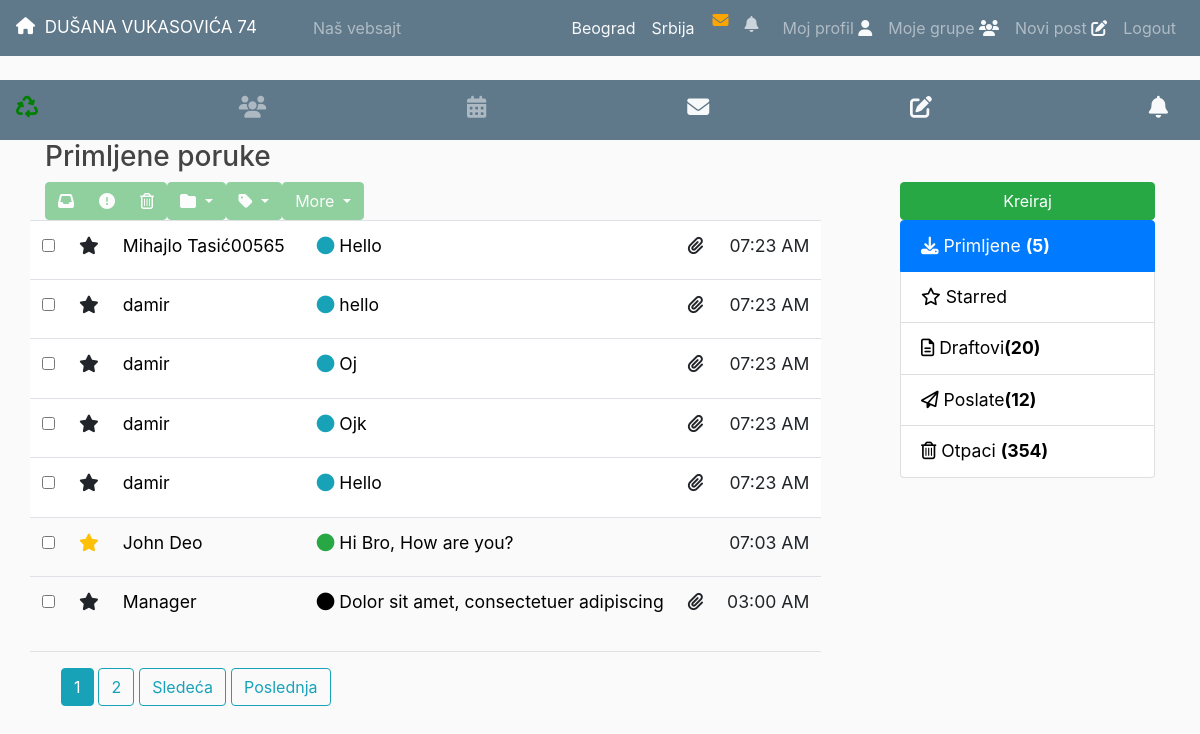
Screenshot of /messages_list/ (signed in) with the database file from the repository.
### users/models.py (models this page shows, shortened)
class Ulaz(models.Model):
    Grad = models.ForeignKey(
        Grad, on_delete=models.SET_NULL, related_name="ulazi", null=True
    )
    Opština = models.ForeignKey(
        Opština, on_delete=models.SET_NULL, related_name="ulazi", null=True
    )
    Ulica_i_broj = models.CharField(max_length=100)
    website = models.URLField(default="https://www.b92.net/")
    papir_box_full = models.BooleanField(default=False)
    cep_box_full = models.BooleanField(default=False)
    cep_box_filled_date = models.FloatField(null=True, blank=True)
    city = models.CharField(max_length=255, default='Belgrade')
    location = PlainLocationField(
        based_fields=['city'], zoom=10, null=True, blank=True
    )
    class Meta:
        verbose_name_plural = "Ulazi"

class CustomUser(AbstractUser):
    username_validator = MyValidator()
    username = models.CharField(
        _('username'),
        max_length=150,
        unique=True,
        help_text=_(
            'Required. 150 characters or fewer.'
            'Letters, digits and @/./ /-/_ only.'
        ),
        validators=[username_validator],
        error_messages={
            'unique': _("A user with that username already exists."),
        },
    )
    is_director = models.BooleanField(default=False)
    Grad = models.CharField(max_length=100)
    Opština = models.CharField(max_length=25)
    Ulica_i_broj = models.CharField(max_length=100)
    Broj_stana = models.CharField(max_length=25)
    Ulaz = models.ForeignKey(
        Ulaz, on_delete=models.CASCADE, null=True, blank=True
    )
    upravnik_id = models.CharField(max_length=25, null=True, blank=True)
    liked_posts = models.ManyToManyField("home.Post", related_name="user_likes")

### messaging/models.py (models this page shows)
class MessageForUpravnik(models.Model):
    sender = models.ForeignKey(CustomUser, on_delete=models.CASCADE, related_name="message_sender", null=True)
    receiver = models.ForeignKey(CustomUser, on_delete=models.CASCADE, related_name="message_receiver", null=True)
    title = models.CharField(max_length=200, null=True)
    content = models.TextField(null=True)
    seen = models.BooleanField(default=False)
    read = models.BooleanField(default=False)

### messaging/views.py (the view)
# urls.py: path('messages_list/', MessageListView.as_view(), name='message-list'),
class MessageListView(ListView):
    template_name = 'messaging/inbox.html'
    context_object_name = 'usr_messages'
    paginate_by = 5
    def get_queryset(self):
        usr_messages = MessageForUpravnik.objects.filter(
            receiver=self.request.user
        )
        MessageNotificationsBucket.empty = True
        return usr_messages
    def get_context_data(self, **kwargs):
        context = super(MessageListView, self).get_context_data(**kwargs)
        context["upravnik"] = Upravnik.objects.get(ulaz=self.request.user.Ulaz)
        context["ulaz"] = self.request.user.Ulaz.Ulica_i_broj
        context["website"] = self.request.user.Ulaz.website
        context['msgs'] = MessageForUpravnik.objects.filter(
            sender=self.request.user
        )
        messages = MessageForUpravnik.objects.filter(
            receiver=self.request.user
        )
        context["user_messages"] = messages
        return context

### messaging/templates/messaging/inbox.html (shortened to what this page needs)
{% extends "messaging/messages.html" %}
{% block messages-inner %}
<div class="panel panel-default m-t-20">
    <div class="panel-body mail-div">
        <table class="table table-hover mails">
            <tbody>
                {% for msg in usr_messages %}
                    <tr style="background-color: white;">
                            <td class="mail-select">
                                <label class="cr-styled">
                                    <input type="checkbox">
                                </label>
                            </td>
                            <td class="mail-rateing">
                                <i class="fa fa-star"></i>
                            </td>
                            <td>
                                 {% if user == msg.sender %}
                        	        <a class="mr-2" href="{% url 'profile' %}">{{ msg.sender.username }}</a>
                        	    {% else %}
                        	        {% if msg.sender == upravnik.user %}
                        	            <a class="mr-2" href="{% url 'manager' %}">{{ msg.sender.username }}</a>
                        	        {% else %}
                        	            <a class="mr-2" href="{% url 'user-profile' msg.sender.id %}">{{ msg.sender.username }}</a>
                        	        {% endif %}
                        	    {% endif %}
                            </td>
                            <td>
                                <a href="{% url 'msg-detail' msg.id %}"><i class="fa fa-circle text-info m-r-15"></i> {{ msg.title }}</a>
                            </td>
                            <td>
                                <i class="fa fa-paperclip"></i>
                            </td>
                            <td class="text-right">
                                07:23 AM
                            </td>
                        </tr>
                {% endfor %}
                <tr>
                    <td class="mail-select">
                        <label class="cr-styled">
                            <input type="checkbox">
                        </label>
                    </td>
                    <td class="mail-rateing">
                        <i class="fa fa-star text-warning"></i>
                    </td>
                    <td>
                        <a href="##email-read.html">John Deo</a>
                    </td>
                    <td>
                        <a href="##email-read.html"><i class="fa fa-circle text-success m-r-15"></i> Hi Bro, How are you?</a>
                    </td>
                    <td>
                    </td>
                    <td class="text-right">
                        07:03 AM
                    </td>
                </tr>
                <tr class="active">
                    <td class="mail-select">
                        <label class="cr-styled">
                            <input type="checkbox">
                        </label>
                    </td>
                    <td class="mail-rateing">
                        <i class="fa fa-star"></i>
                    </td>
                    <td>
                        <a href="#email-read.html">Manager</a>
                    </td>
                    <td>
                        <a href="#email-read.html"><i class="fa fa-circle text-purple m-r-15"></i> Dolor sit amet, consectetuer adipiscing</a>
                    </td>
                    <td>
                        <i class="fa fa-paperclip"></i>
                    </td>
                    <td class="text-right">
                        03:00 AM
                    </td>
                </tr>
            </tbody>
        </table>
        <hr>
    </div>
</div>
{% endblock messages-inner %}

### home/templates/home/base.html (shortened to what this page needs)
<!DOCTYPE html>
<html>
{% load pwa %}
{% load static %}
<head>
    <link rel="stylesheet" href="https://stackpath.bootstrapcdn.com/bootstrap/4.5.2/css/bootstrap.min.css">
    <link rel="stylesheet" href="https://unpkg.com/leaflet@1.6.0/dist/leaflet.css"
/>
    <link href='https://api.mapbox.com/mapbox.js/plugins/leaflet-fullscreen/v1.0.1/leaflet.fullscreen.css' rel='stylesheet' />
    <link rel="stylesheet" type="text/css" href="{% static 'home/main.css' %}">
</head>
{% if user.is_authenticated %}
    <body id="body-auth">
{% else%}
    <body>
{% endif %}
	  <nav class="navbar navbar-expand-md navbar-dark bg-steel fixed-top">
	     {% if user.is_authenticated %}
	         {% if 'papir' in request.path %}
	              <a class="navbar-brand mr-5" href="/" style="font-size: 17px; margin-left: auto;">ZS</a>
	          {% else %}
    	          {% if not user.profile.is_organisation %}
    	              {% if not user.is_director %}
    	                  <a class="navbar-brand mr-5" href="{% url 'app-home' %}" style="font-size: 17px; margin-left: auto;">
    	                      <i class="fas fa-home"style="position: relative; bottom: 1px;"></i>&nbsp; {{ ulaz }}
    	                  </a>
    	              {% else %}
    	                  <a class="navbar-brand mr-5" href="{% url 'app-home' %}" style="font-size: 17px; margin-left: auto;">Početna</a>
    	              {% endif %}
    	          {% endif %}
	         {% endif %}
	      {% else %}
	          <a class="navbar-brand mr-5" href="/" style="font-size: 17px; margin-left: auto;">ZS</a>
	      {% endif %}
	      <div class="collapse navbar-collapse" id="navbarToggle">
    	      <ul class="navbar-nav">
    	          {% if user.is_authenticated %}
    	        	  {% if not user.profile.is_organisation %}
    	                 <li class="nav-item">
    	                    <a class="nav-link" href="{{ website }}">Naš vebsajt</a>
    	                </li>
    	              {% endif %}
    	          {% endif %}
    	     </ul>
    	     <ul id="nav-righ" class="navbar-nav ml-auto">
    	        {% if user.is_authenticated %}
    	        <li class="nav-item text-light">
                      <a href="#" class="text-light nav-link">Beograd</a>
                  </li>
                  <li class="nav-item ">
                      <a href="#" class="text-light nav-link" style="margin-right: 10px;">Srbija</a>
                  </li>
    	        <li id="inbox-item" class="nav-item">
                      <a href="{% url 'message-list' %}"><i id="envelope-icon" class="fas fa-envelope" style="color: orange;"></i></a>
                  </li>
                  <li class="nav-item">
                      <a href="{% url 'event-list' %}">
                    	  <i id="bell-icon" class="fas fa-bell">
                    	  </i>
                	  </a>
                  </li>
    	        	{% if not user.profile.is_organisation %}
        	        	<li class="nav-item">
        	        	    <a class="nav-link" href="{% url 'profile' %}">Moj profil <i class="fas fa-user text-light"></i></a>
        	        	</li>
        	        	<li class="nav-item">
        	        	    <a class="nav-link" href="{% url 'profile' %}">Moje grupe <i class="fas fa-users text-light"></i></a>
        	        	</li>
        	        	{% if not user.is_director %}
            	        	<li class="nav-item">
            	        	 <a class="nav-link" href="{% url 'post-create' %}">Novi post <i class="fas fa-edit text-light"></i></a>
            	        	</li>
            	        {% endif %}
    	        	{% endif %}
    	        	<li class="nav-item">
    	        	    <a class="nav-link" href="{% url 'logout' %}">Logout</a>
    	        	</li>
    	        {% endif %}
    	        </ul>
	        </div>
	  </nav>
	{% if user.is_authenticated %}
	    <ul id="between" class="nav justify-content-between" style="height: 60px; background-color: #5f788a; padding-top: 6px;">
          <li class="nav-item">
            <a class="nav-link" href="{% url 'app-reciklaza' %}"><i class="fas fa-recycle fa-lg"></i><span class="sr-only">(current)</span></a>
          </li>
           <li class="nav-item" style="pointer-events: none; opacity: 0.5;">
            <a class="nav-link" href="#"><i class="fas fa-users fa-lg text-light"></i></a>
          </li>
          <li class="nav-item" style="pointer-events: none; opacity: 0.5;">
            <a class="nav-link" href="#"><i class="fas fa-calendar-alt fa-lg text-light"></i></a>
          </li>
          <li class="nav-item">
            <a class="nav-link" href="{% url 'message-list' %}"><i class="fas fa-envelope fa-lg text-light" onclick="markSeen()"></i></a>
          </li>
          <li class="nav-item">
            <a class="nav-link" href="{% url 'post-create' %}"><i class="fas fa-edit fa-lg text-light"></i></a>
          </li>
          <li class="nav-item">
            <a class="nav-link" href="{% url 'event-list' %}"><i class="fas fa-bell fa-lg text-light"></i></a>
          </li>
    </ul>
    {% endif %}
    {% block messages %}
    {% endblock messages %}
</body>
</html>

### home/static/home/main.css (style rules this page uses)
body { background: #fafafa; color: #333333; margin-top: 5rem; font-size: 1.1rem; }
a { text-decoration: none !important; color: black; }
ul { margin: 0; list-style: none; }
ul li { color: #818182; }
.fa-bell { color: #cbd5db; padding: .5rem 1rem; }
.fa-recycle { color: green; }
#navbarToggle { font-size: 16px; }
.bg-steel { background-color: #5f788a; }

### rows the page displays
Ulaz: Ulica_i_broj "DUŠANA VUKASOVIĆA 74"
MessageForUpravnik: sender.username "Mihajlo Tasić00565", title "Hello"
MessageForUpravnik: sender.username "damir", title "hello"
MessageForUpravnik: sender.username "damir", title "Oj"
MessageForUpravnik: sender.username "damir", title "Ojk"
MessageForUpravnik: sender.username "damir", title "Hello"

### other values shown
{{ usr_messages.count }} "5"
{{ msgs.count }} "12"
{{ num }} "1"
{{ num }} "2"
